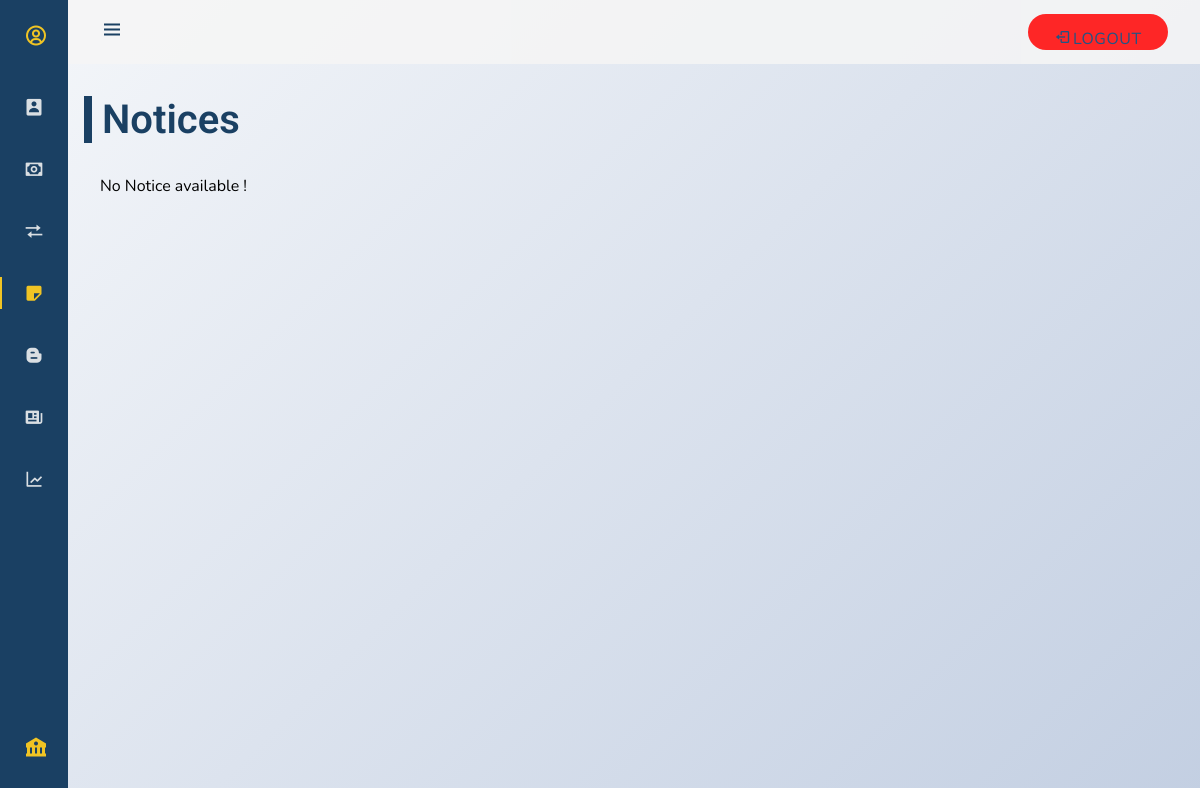
Page /Dashboard/User-Dashboard/notices.php on the earlier database version.
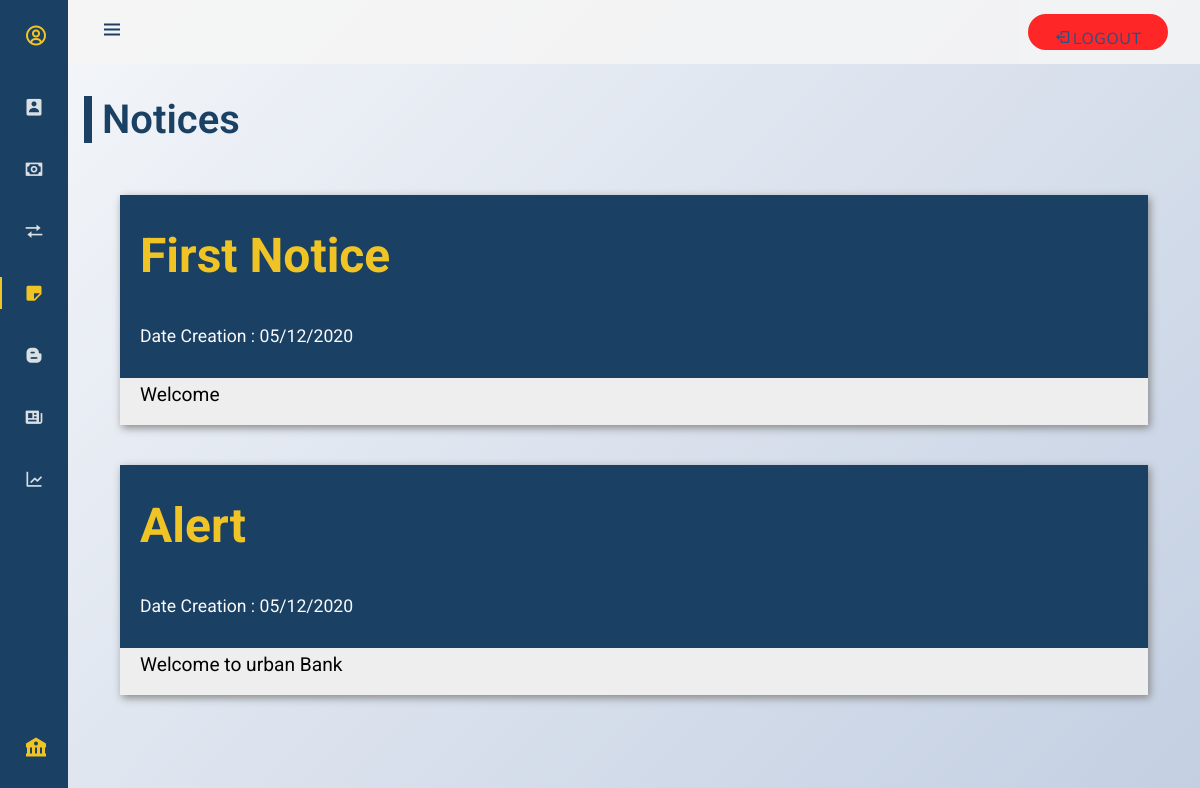
Same page on the later database version.
### tables this page shows
CREATE TABLE `notice` (
  `notice_id` int(255) NOT NULL,
  `notice_title` varchar(255) NOT NULL,
  `created` date NOT NULL
);

CREATE TABLE `notice_body` (
  `notice_id` int(11) NOT NULL,
  `notice_detail` text NOT NULL
);

### Dashboard/User-Dashboard/notices.php (the view, shortened to what this page needs)
<?php
include '../../Includes/Database-Connection/db-connection-inc.php';
?>
<!DOCTYPE html>
<html lang="en">
    <head>
        <link rel="stylesheet" href="../../Assets/Modules/Styles/icons.css">
        <link href='https://cdn.jsdelivr.net/npm/boxicons@2.0.5/css/boxicons.min.css' rel='stylesheet'>
        <link rel="stylesheet" href="https://cdnjs.cloudflare.com/ajax/libs/font-awesome/5.15.1/css/all.min.css">
        <link rel="stylesheet" href="../../Assets/Modules/Styles/dashboard-main.css">
    </head>
    <body id="user-body-pd" >
        <header class="user-header" id="user-header">
            <div class="user-header__toggle">
                <i class='bx bx-menu' id="user-header-toggle"></i>
            </div>
            <div class="user-logout">
                <button type="submit"><i class='bx bx-log-out user-header__icon'></i>LOGOUT</button>
            </div>
        </header>
        <div class="user-l-navbar" id="user-nav-bar">
            <nav class="user-nav">
                <div class="user-logo-component">
                    <a href="./profile.php" class="user-nav__logo"  title="User Dashboard">
                        <i class='bx bx-user-circle user-nav__logo-icon' ></i>
                    </a>
                    <div class="user-sidebar-component">
                        <a href="./profile.php" class="user-nav__link "  title="Profile">
                        <i class='bx bxs-user-rectangle user-nav__icon' ></i>
                        </a>
                        <a href="./my-transaction.php" class="user-nav__link"  title="My Transaction">
                            <i class='bx bx-money user-nav__icon' ></i>
                        </a>
                        <a href="./transfer-fund.php" class="user-nav__link " title="Transfer Fund">
                            <i class='bx bx-transfer user-nav__icon' ></i>
                        </a>
                        <a href="./notices.php" class="user-nav__link active"  title="Notices">
                            <i class='bx bxs-note user-nav__icon' ></i>
                        </a>
                        <a href="./user-blogs.php" class="user-nav__link"  title="Blogs">
                            <i class='bx bxl-blogger user-nav__icon' ></i>
                        </a>
                        <a href="./grievances.php" class="user-nav__link"  title="Grievances">
                            <i class='bx bxs-news user-nav__icon' ></i>
                        </a>
                        <a href="./user-interest-rate.php" class="user-nav__link"  title="Interest Rate">
                            <i class='bx bx-line-chart user-nav__icon'></i>
                        </a>
                    </div>
                </div>
                <a href="./profile.php" class="user-nav__logo"  title="Urban Bank">
                    <i class='bx bxs-bank user-nav__logo-icon' ></i>
                </a>
            </nav>
        </div>
        <div class="heading-title">
                <h2>Notices</h2>
        </div>
       <div class="blog-flex-container">
        <?php
            $sql0 = "SELECT notice_id, notice_title, created FROM notice ORDER BY created DESC";
            $result = $conn->query($sql0);
            if ($result->num_rows > 0) {
            while($row = $result->fetch_assoc()) {
                $notice_id = $row["notice_id"];
                $sql1 = "SELECT notice_detail FROM notice_body WHERE notice_id=$notice_id";
                $result1 = $conn->query($sql1); ?>
                <div class="blog-flex-item">
                    <div class="blog-flex-container-title">
                        <h1 id="notice_title"><?php echo $row["notice_title"] . "<br>"; ?></h1>
                    </div>
                    <div class="blog-flex-container-title">
                        <p id="date"><?php echo "Date Creation : " .
                            date("d/m/Y", strtotime($row["created"])); ?></p>
                    </div>
                    <div class="blog-flex-container-body">
                        <p id="notice_detail"><?php while($row1 = $result1->fetch_assoc()) {
                            echo $row1["notice_detail"]; } ?></p>
                    </div>
                </div>
            <?php }
            } else {
                echo "No Notice available ! ";
            }
        ?>
    </div>
    </body>
</html>

Differences in the rows shown:
added notice: notice_title "First Notice", created "05/12/2020"
added notice_body: notice_detail "Welcome", shown under "First Notice"
added notice: notice_title "Alert", created "05/12/2020"
added notice_body: notice_detail "Welcome to urban Bank", shown under "Alert"
Other differences:
text no longer shown: "No Notice available !"
